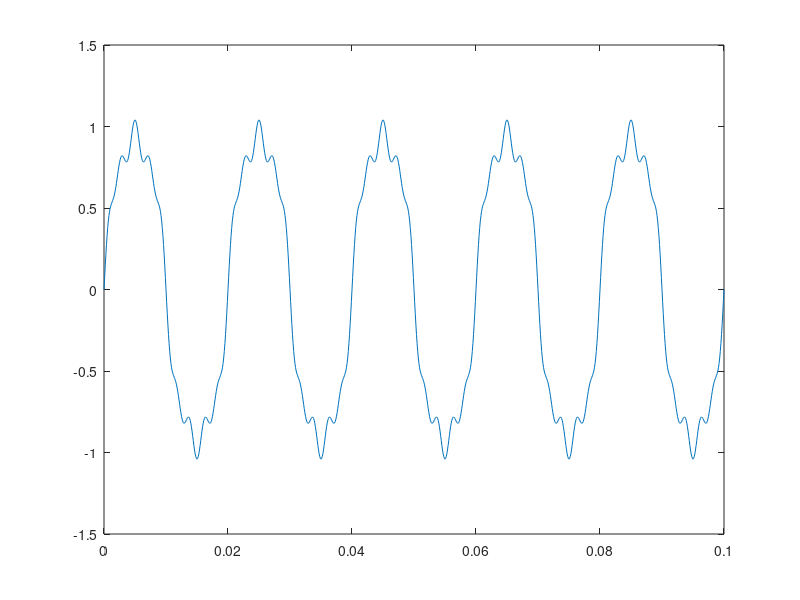
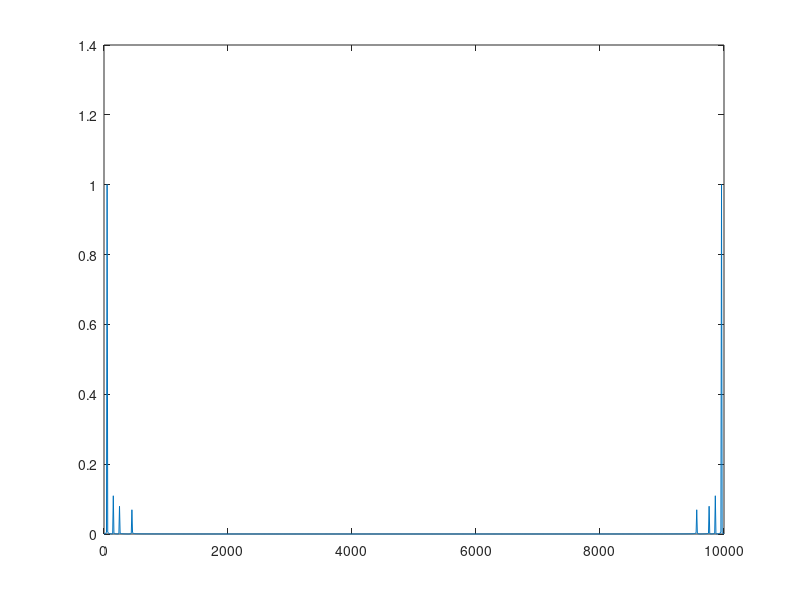

Write the MATLAB code that produced these figures, in order.
clear all
close all
clc

f = 50;
tmax = 0.1;
t = 0:0.0001:tmax;
A = 1;
w = 2*pi*f;

V1 = A*1*sin(w*t);
V3 = A*0.11*sin(w*3*t);
V5 = A*0.08*sin(w*5*t);
V9 = A*0.07*sin(w*9*t);

V=V1+V3+V5+V9;

figure(1)
plot(t,V);

figure(2)
plot(10*(0:length(t)-1),abs(fft(V))/f*tmax);
%axis([0 50 0 15000]);